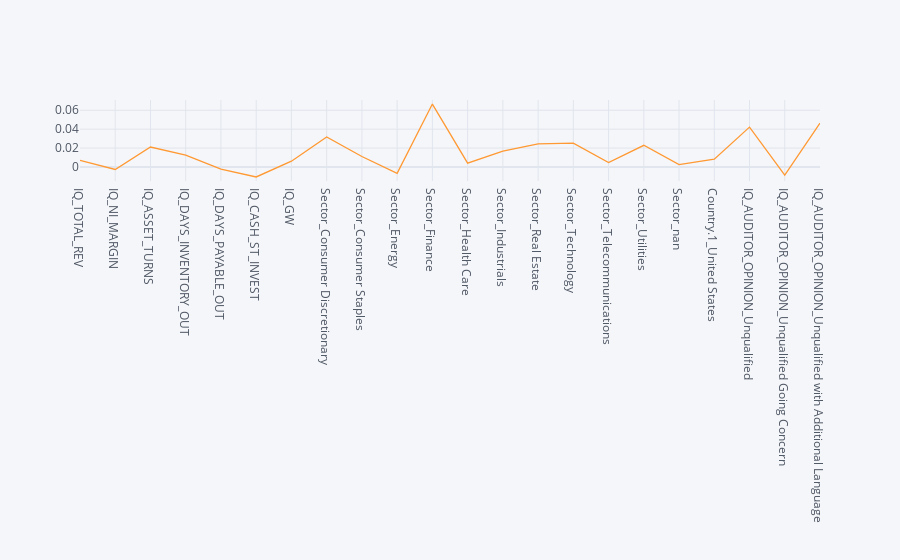

This figure's notebook cell:
### Code cell
coefficients['Coefficient'].iplot()

### Figure 1 — Plotly figure (JSON) as saved in the notebook; plotly's stock layout.template omitted (floating-point values rounded to 4 significant figures)
{"data": [{"line": {"color": "rgba(255, 153, 51, 1.0)", "dash": "solid", "shape": "linear", "width": 1.3}, "mode": "lines", "name": "Coefficient", "text": "", "type": "scatter", "x": ["IQ_TOTAL_REV", "IQ_NI_MARGIN", "IQ_ASSET_TURNS", "IQ_DAYS_INVENTORY_OUT", "IQ_DAYS_PAYABLE_OUT", "IQ_CASH_ST_INVEST", "IQ_GW", "Sector_Consumer Discretionary", "Sector_Consumer Staples", "Sector_Energy", "Sector_Finance", "Sector_Health Care", "Sector_Industrials", "Sector_Real Estate", "Sector_Technology", "Sector_Telecommunications", "Sector_Utilities", "Sector_nan", "Country.1_United States", "IQ_AUDITOR_OPINION_Unqualified", "IQ_AUDITOR_OPINION_Unqualified Going Concern", "IQ_AUDITOR_OPINION_Unqualified with Additional Language"], "y": [0.006983, -0.002648, 0.0211, 0.01242, -0.002382, -0.01058, 0.006104, 0.03181, 0.01105, -0.006741, 0.06658, 0.004017, 0.01678, 0.02442, 0.02522, 0.004692, 0.02293, 0.002572, 0.008195, 0.04218, -0.00853, 0.04638]}], "layout": {"legend": {"bgcolor": "#F5F6F9", "font": {"color": "#4D5663"}}, "paper_bgcolor": "#F5F6F9", "plot_bgcolor": "#F5F6F9", "title": {"font": {"color": "#4D5663"}}, "xaxis": {"gridcolor": "#E1E5ED", "showgrid": true, "tickfont": {"color": "#4D5663"}, "title": {"font": {"color": "#4D5663"}, "text": ""}, "zerolinecolor": "#E1E5ED"}, "yaxis": {"gridcolor": "#E1E5ED", "showgrid": true, "tickfont": {"color": "#4D5663"}, "title": {"font": {"color": "#4D5663"}, "text": ""}, "zerolinecolor": "#E1E5ED"}}}
